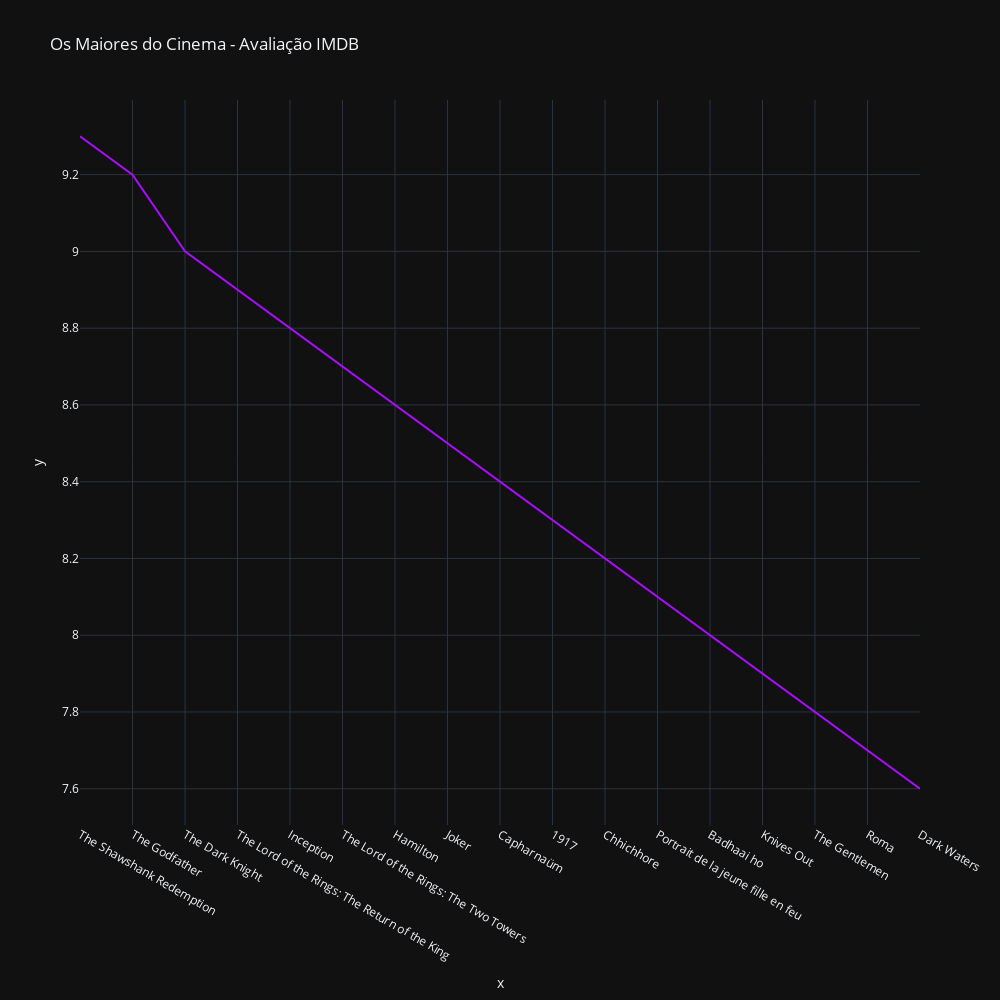

Notebook code for this chart:
### Code cell
graph_line = px.line(x = names_movies, y = ratings_printed, width=1000,
    height=1000, title='Os Maiores do Cinema - Avaliação IMDB',
    color_discrete_sequence=px.colors.qualitative.Alphabet,
    template = 'plotly_dark')

graph_line.show()

### Figure 1 — Plotly figure (JSON) as saved in the notebook; plotly's stock layout.template omitted (floating-point values rounded to 4 significant figures)
{"data": [{"hovertemplate": "x=%{x}<br>y=%{y}<extra></extra>", "legendgroup": "", "line": {"color": "#AA0DFE", "dash": "solid"}, "marker": {"symbol": "circle"}, "mode": "lines", "name": "", "orientation": "v", "showlegend": false, "type": "scatter", "x": ["The Shawshank Redemption", "The Godfather", "The Dark Knight", "The Lord of the Rings: The Return of the King", "Inception", "The Lord of the Rings: The Two Towers", "Hamilton", "Joker", "Capharnaüm", "1917", "Chhichhore", "Portrait de la jeune fille en feu", "Badhaai ho", "Knives Out", "The Gentlemen", "Roma", "Dark Waters"], "xaxis": "x", "y": [9.3, 9.2, 9, 8.9, 8.8, 8.7, 8.6, 8.5, 8.4, 8.3, 8.2, 8.1, 8, 7.9, 7.8, 7.7, 7.6], "yaxis": "y"}], "layout": {"height": 1000, "legend": {"tracegroupgap": 0}, "title": {"text": "Os Maiores do Cinema - Avaliação IMDB"}, "width": 1000, "xaxis": {"anchor": "y", "domain": [0, 1], "title": {"text": "x"}}, "yaxis": {"anchor": "x", "domain": [0, 1], "title": {"text": "y"}}}}
